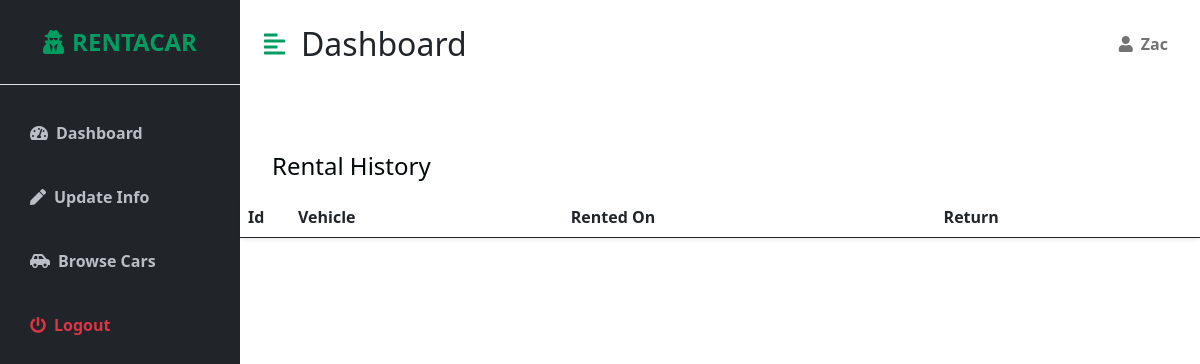
/account/dashboard/ (signed in), run on an earlier commit of the app's database.
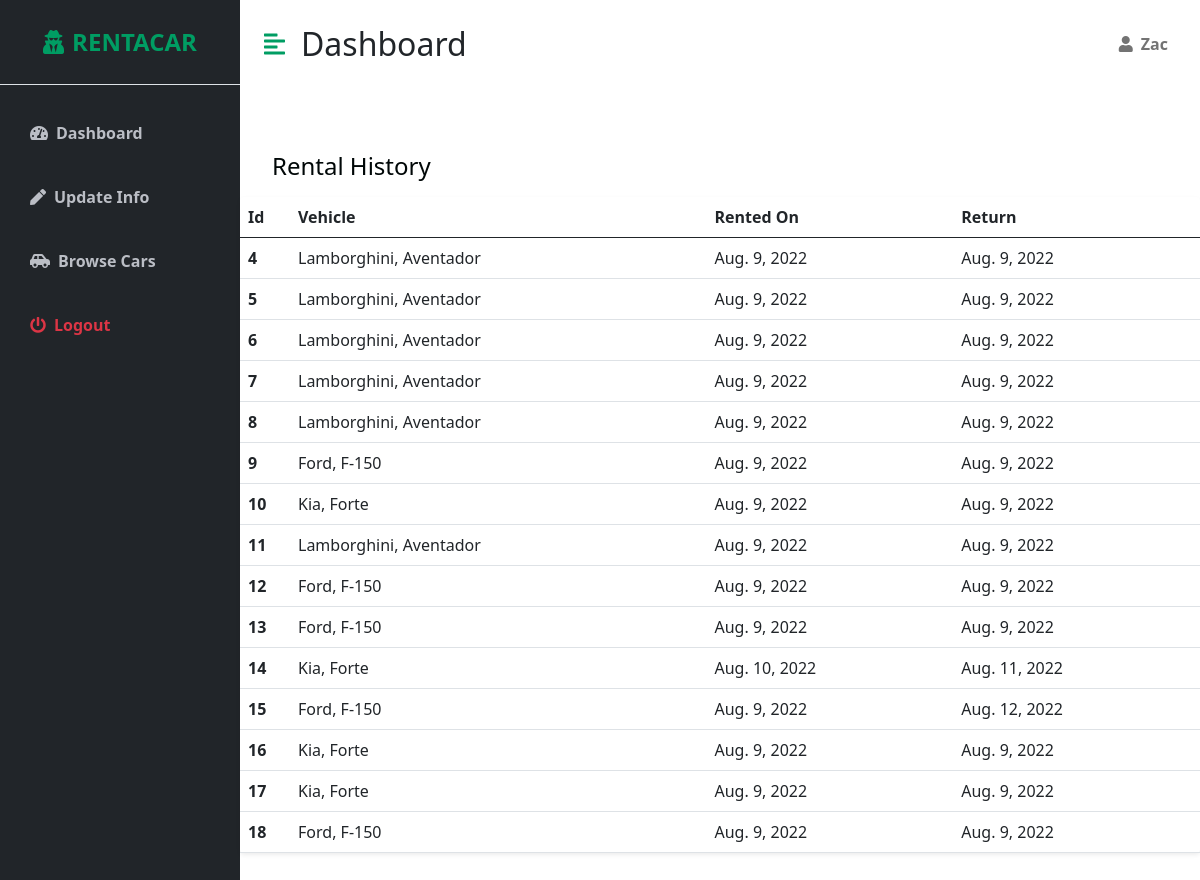
And on a later commit of the database.
### account/models.py (models this page shows, shortened)
class Account(AbstractBaseUser):
    email = models.EmailField(verbose_name='email', max_length=60, unique=True)
    username = models.CharField(
        verbose_name='username', max_length=20, unique=True)
    date_joined = models.DateTimeField(
        verbose_name='date_joined', auto_now_add=True)
    last_login = models.DateTimeField(verbose_name='last_login', auto_now=True)
    is_admin = models.BooleanField(default=False)
    is_active = models.BooleanField(default=True)
    is_staff = models.BooleanField(default=False)
    is_superuser = models.BooleanField(default=False)
    first_name = models.CharField(max_length=30)
    last_name = models.CharField(max_length=30)
    USERNAME_FIELD = 'username'  # used to log in
    REQUIRED_FIELDS = ['first_name', 'last_name', 'email']
    objects = CustomAccountManager()

### car/models.py (models this page shows, shortened)
class Reservation(models.Model):
    renter = models.ForeignKey(
        Account, on_delete=models.CASCADE, blank=False, null=False)
    vehicle = models.ForeignKey(Vehicle, on_delete=models.CASCADE, blank=True,
                                null=True)
    reservation_date = models.DateField(
        _("Reservation date"), default=datetime.date.today)
    return_date = models.DateField(
        _("Return date"), default=datetime.date.today)

class Vehicle(models.Model):
    make = models.CharField('Vehicle Make', max_length=50)
    mod = models.CharField('Vehicle Model', max_length=50)
    year = models.CharField('Vehicle Year', max_length=50)
    mile = models.CharField('Vehicle mile', max_length=50, default="")
    trans = models.CharField('Vehicle trans', max_length=50, default="")
    body = models.CharField('Vehicle type', max_length=50, default="")
    color = models.CharField('Vehicle color', max_length=50, default="")
    price = models.DecimalField(
        'Vehicle Price', max_digits=5, decimal_places=2)
    description = models.TextField(blank=True)
    image = models.ImageField(
        upload_to="images/", default="images/default.png")
    interiorImage = models.ImageField(
        upload_to="images/", default="images/default.png")
    secondaryImage = models.ImageField(
        upload_to="images/", default="images/default.png")
    slug = models.SlugField(max_length=255, default=0)

### account/views.py (the view)
# urls.py: path('dashboard/', views.dashboard, name='dashboard'),
def dashboard(request):
    if request.user.is_authenticated:
        user = request.user
        reservations = Reservation.objects.filter(renter_id=user.id)
        return render(request, 'dashboard/dashboard.html', {'user': user, 'reservations': reservations})
    else:
        return render(request, 'invalidpage.html')

### account/templates/dashboard/dashboard.html (shortened to what this page needs)
{% extends 'dashboard/dashboard_base.html'%}
{% block content %}
<div id="page-content-wrapper">
    <nav class="navbar navbar-expand-lg navbar-light bg-transparent py-4 px-4">
        <div class="d-flex align-items-center">
            <i class="fas fa-align-left primary-text fs-4 me-3" id="menu-toggle"></i>
            <h2 class="fs-2 m-0">Dashboard</h2>
        </div>
        <ul class="navbar-nav ms-auto mb-2 mb-lg-0">
            <li class="nav-item dropdown">
                <a class="nav-link   second-text fw-bold" href="#" id="navbarDropdown" role="button"
                    data-bs-toggle="dropdown" aria-expanded="false">
                    <i class="fas fa-user me-2"></i>{{ user.username }}
                </a>
            </li>
        </ul>
    </nav>
    <div class="row my-5">
        <h3 class="fs-4 mb-3">Rental History</h3>
        <div class="col">
            <table class="table bg-white rounded shadow-sm  table-hover">
                <thead>
                    <tr>
                        <th scope="col" width="50">Id</th>
                        <th scope="col">Vehicle</th>
                        <th scope="col">Rented On</th>
                        <th scope="col">Return</th>
                    </tr>
                </thead>
                <tbody>
                    <div>
                        {% for reservation in reservations %}
                        <tr>
                            <th scope="row">{{reservation.id}}</th>
                            <td>{{ reservation.vehicle.make }}, {{reservation.vehicle.mod}}</td>
                            <td>{{ reservation.reservation_date }}</td>
                            <td>{{ reservation.return_date }}</td>
                        </tr>
                        {% endfor %}
                    </div>
                </tbody>
            </table>
        </div>
        {% endblock %}

### account/templates/dashboard/dashboard_base.html (shortened to what this page needs)
<!DOCTYPE html>
<html lang="en">
<head>
    {% load static %}
    <link href="https://cdn.jsdelivr.net/npm/bootstrap@5.0.0-beta3/dist/css/bootstrap.min.css" rel="stylesheet" />
    <link rel="stylesheet" href="https://cdnjs.cloudflare.com/ajax/libs/font-awesome/5.15.3/css/all.min.css" />
    <link rel="stylesheet" href="{% static 'account/css/dashboard.css' %}" />
</head>
<body>
    <body>
        <div class="d-flex" id="wrapper">
            <div class="bg-dark" id="sidebar-wrapper">
                <div class="sidebar-heading text-center py-4 primary-text fs-4 fw-bold text-uppercase border-bottom"><i
                        class="fas fa-user-secret me-2"></i>RentACar</div>
                <div class="list-group list-group-flush my-3">
                    <a href="{% url 'account:dashboard' %}"
                        class="list-group-item list-group-item-action bg-transparent second-text fw-bold"><i
                            class="fas fa-tachometer-alt me-2"></i>Dashboard</a>
                    <a href="{% url 'account:update_info' %}" class="list-group-item list-group-item-action bg-transparent second-text fw-bold"><i
                            class="fas fa-pen me-2"></i>Update Info</a>
                    <a href="{% url 'car:car'%}" class="list-group-item list-group-item-action bg-transparent second-text fw-bold"><i
                            class="fas fa-car-side me-2"></i>Browse Cars</a>
                    <a href="{% url 'account:logout'%}" class="list-group-item list-group-item-action bg-transparent text-danger fw-bold"><i
                            class="fas fa-power-off me-2"></i>Logout</a>
                </div>
            </div>
            {% block content %}
            {% endblock %}
    </body>
</html>

### account/static/account/css/dashboard.css (style rules this page uses)
:root { --main-bg-color: #009d63; --main-text-color: #009d63; --second-text-color: #bbbec5; --second-bg-color: #c1efde; }
.primary-text { color: var(--main-text-color); }
.second-text { color: var(--second-text-color); }
#wrapper { overflow-x: hidden; }
#sidebar-wrapper { min-height: 100vh; margin-left: -15rem; -webkit-transition: margin 0.25s ease-out; -moz-transition: margin 0.25s ease-out; -o-transition: margin 0.25s ease-out; transition: margin 0.25s ease-out; }
#sidebar-wrapper .sidebar-heading { padding: 0.875rem 1.25rem; font-size: 1.2rem; }
#sidebar-wrapper .list-group { width: 15rem; }
#page-content-wrapper { min-width: 100vw; }
#menu-toggle { cursor: pointer; }
.list-group-item { border: none; padding: 20px 30px; }
@media (min-width: 768px) { #sidebar-wrapper { margin-left: 0; } }
@media (min-width: 768px) { #page-content-wrapper { min-width: 0; width: 100%; } }
.mb-3 { margin-bottom: 1rem!important; color: rgb(0, 7, 7); width: 100%; margin-left: 2rem; margin-top: 1rem; }

What changed in the data, as far as the page shows it:
added Reservation: id "4", vehicle.make "Lamborghini", vehicle.mod "Aventador", reservation_date "Aug. 9, 2022", return_date "Aug. 9, 2022"
added Reservation: id "5", vehicle.make "Lamborghini", vehicle.mod "Aventador", reservation_date "Aug. 9, 2022", return_date "Aug. 9, 2022"
added Reservation: id "6", vehicle.make "Lamborghini", vehicle.mod "Aventador", reservation_date "Aug. 9, 2022", return_date "Aug. 9, 2022"
added Reservation: id "7", vehicle.make "Lamborghini", vehicle.mod "Aventador", reservation_date "Aug. 9, 2022", return_date "Aug. 9, 2022"
added Reservation: id "8", vehicle.make "Lamborghini", vehicle.mod "Aventador", reservation_date "Aug. 9, 2022", return_date "Aug. 9, 2022"
added Reservation: id "9", vehicle.make "Ford", vehicle.mod "F-150", reservation_date "Aug. 9, 2022", return_date "Aug. 9, 2022"
added Reservation: id "10", vehicle.make "Kia", vehicle.mod "Forte", reservation_date "Aug. 9, 2022", return_date "Aug. 9, 2022"
added Reservation: id "11", vehicle.make "Lamborghini", vehicle.mod "Aventador", reservation_date "Aug. 9, 2022", return_date "Aug. 9, 2022"
added Reservation: id "12", vehicle.make "Ford", vehicle.mod "F-150", reservation_date "Aug. 9, 2022", return_date "Aug. 9, 2022"
added Reservation: id "13", vehicle.make "Ford", vehicle.mod "F-150", reservation_date "Aug. 9, 2022", return_date "Aug. 9, 2022"
added Reservation: id "14", vehicle.make "Kia", vehicle.mod "Forte", reservation_date "Aug. 10, 2022", return_date "Aug. 11, 2022"
added Reservation: id "15", vehicle.make "Ford", vehicle.mod "F-150", reservation_date "Aug. 9, 2022", return_date "Aug. 12, 2022"
added Reservation: id "16", vehicle.make "Kia", vehicle.mod "Forte", reservation_date "Aug. 9, 2022", return_date "Aug. 9, 2022"
added Reservation: id "17", vehicle.make "Kia", vehicle.mod "Forte", reservation_date "Aug. 9, 2022", return_date "Aug. 9, 2022"
added Reservation: id "18", vehicle.make "Ford", vehicle.mod "F-150", reservation_date "Aug. 9, 2022", return_date "Aug. 9, 2022"
